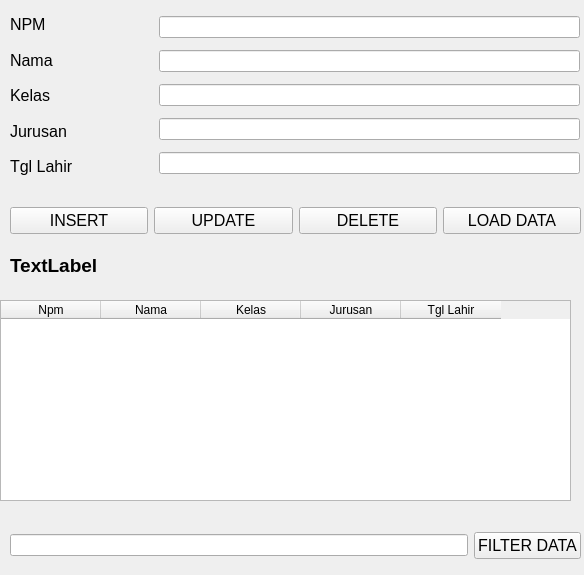
<?xml version="1.0" encoding="UTF-8"?>
<ui version="4.0">
 <class>Form</class>
 <widget class="QWidget" name="Form">
  <property name="geometry">
   <rect>
    <x>0</x>
    <y>0</y>
    <width>584</width>
    <height>575</height>
   </rect>
  </property>
  <property name="windowTitle">
   <string>Form</string>
  </property>
  <widget class="QWidget" name="verticalLayoutWidget">
   <property name="geometry">
    <rect>
     <x>159</x>
     <y>10</y>
     <width>421</width>
     <height>171</height>
    </rect>
   </property>
   <layout class="QVBoxLayout" name="verticalLayout">
    <item>
     <widget class="QLineEdit" name="lineEdit"/>
    </item>
    <item>
     <widget class="QLineEdit" name="lineEdit_2"/>
    </item>
    <item>
     <widget class="QLineEdit" name="lineEdit_4"/>
    </item>
    <item>
     <widget class="QLineEdit" name="lineEdit_5"/>
    </item>
    <item>
     <widget class="QLineEdit" name="lineEdit_6"/>
    </item>
   </layout>
  </widget>
  <widget class="QWidget" name="verticalLayoutWidget_2">
   <property name="geometry">
    <rect>
     <x>10</x>
     <y>10</y>
     <width>111</width>
     <height>171</height>
    </rect>
   </property>
   <layout class="QVBoxLayout" name="verticalLayout_2">
    <item>
     <widget class="QLabel" name="label">
      <property name="font">
       <font>
        <pointsize>12</pointsize>
       </font>
      </property>
      <property name="text">
       <string>NPM</string>
      </property>
     </widget>
    </item>
    <item>
     <widget class="QLabel" name="label_2">
      <property name="font">
       <font>
        <pointsize>12</pointsize>
       </font>
      </property>
      <property name="text">
       <string>Nama </string>
      </property>
     </widget>
    </item>
    <item>
     <widget class="QLabel" name="label_4">
      <property name="font">
       <font>
        <pointsize>12</pointsize>
       </font>
      </property>
      <property name="text">
       <string>Kelas</string>
      </property>
     </widget>
    </item>
    <item>
     <widget class="QLabel" name="label_5">
      <property name="font">
       <font>
        <pointsize>12</pointsize>
       </font>
      </property>
      <property name="text">
       <string>Jurusan</string>
      </property>
     </widget>
    </item>
    <item>
     <widget class="QLabel" name="label_6">
      <property name="font">
       <font>
        <pointsize>12</pointsize>
       </font>
      </property>
      <property name="text">
       <string>Tgl Lahir</string>
      </property>
     </widget>
    </item>
   </layout>
  </widget>
  <widget class="QLabel" name="label_3">
   <property name="geometry">
    <rect>
     <x>10</x>
     <y>250</y>
     <width>571</width>
     <height>31</height>
    </rect>
   </property>
   <property name="font">
    <font>
     <pointsize>14</pointsize>
     <weight>75</weight>
     <bold>true</bold>
    </font>
   </property>
   <property name="text">
    <string>TextLabel</string>
   </property>
  </widget>
  <widget class="QWidget" name="horizontalLayoutWidget_2">
   <property name="geometry">
    <rect>
     <x>10</x>
     <y>200</y>
     <width>571</width>
     <height>41</height>
    </rect>
   </property>
   <layout class="QHBoxLayout" name="horizontalLayout_2">
    <item>
     <widget class="QPushButton" name="pushButton">
      <property name="font">
       <font>
        <pointsize>12</pointsize>
       </font>
      </property>
      <property name="text">
       <string>INSERT</string>
      </property>
     </widget>
    </item>
    <item>
     <widget class="QPushButton" name="pushButton_3">
      <property name="font">
       <font>
        <pointsize>12</pointsize>
       </font>
      </property>
      <property name="text">
       <string>UPDATE</string>
      </property>
     </widget>
    </item>
    <item>
     <widget class="QPushButton" name="pushButton_4">
      <property name="font">
       <font>
        <pointsize>12</pointsize>
       </font>
      </property>
      <property name="text">
       <string>DELETE</string>
      </property>
     </widget>
    </item>
    <item>
     <widget class="QPushButton" name="pushButton_2">
      <property name="font">
       <font>
        <pointsize>12</pointsize>
       </font>
      </property>
      <property name="text">
       <string>LOAD DATA</string>
      </property>
     </widget>
    </item>
   </layout>
  </widget>
  <widget class="QWidget" name="horizontalLayoutWidget">
   <property name="geometry">
    <rect>
     <x>10</x>
     <y>520</y>
     <width>571</width>
     <height>51</height>
    </rect>
   </property>
   <layout class="QHBoxLayout" name="horizontalLayout">
    <item>
     <widget class="QLineEdit" name="lineEdit_3"/>
    </item>
    <item>
     <widget class="QPushButton" name="pushButton_5">
      <property name="font">
       <font>
        <pointsize>12</pointsize>
       </font>
      </property>
      <property name="text">
       <string>FILTER DATA</string>
      </property>
     </widget>
    </item>
   </layout>
  </widget>
  <widget class="QWidget" name="verticalLayoutWidget_3">
   <property name="geometry">
    <rect>
     <x>0</x>
     <y>300</y>
     <width>571</width>
     <height>201</height>
    </rect>
   </property>
   <layout class="QVBoxLayout" name="verticalLayout_3">
    <item>
     <widget class="QTableWidget" name="tableWidget">
      <column>
       <property name="text">
        <string>Npm</string>
       </property>
      </column>
      <column>
       <property name="text">
        <string>Nama</string>
       </property>
      </column>
      <column>
       <property name="text">
        <string>Kelas</string>
       </property>
      </column>
      <column>
       <property name="text">
        <string>Jurusan</string>
       </property>
      </column>
      <column>
       <property name="text">
        <string>Tgl Lahir</string>
       </property>
      </column>
     </widget>
    </item>
   </layout>
  </widget>
 </widget>
 <resources/>
 <connections/>
</ui>
